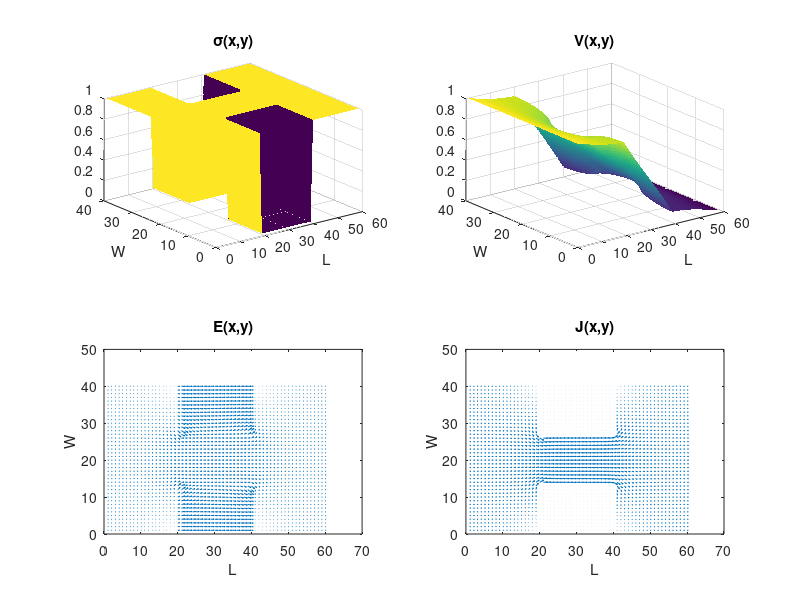

Source code (MATLAB):
close all;
clear;

w=2;
l=3;
dx=0.05;
dy=0.05;
ny=w/dx;
nx=l/dy;

V0=1;
cMap=ones(nx,ny);
% Change the conductance for the middle third on each side  
cMap(nx/3:2*nx/3  , 1:ny/3)=1e-2; 
cMap(nx/3:2*nx/3 , 2*ny/3:ny)=1e-2;

% G-matrix, relates the value of a node to all other nodes
G=sparse(nx*ny,nx*ny);
% F-vector, the boundary conditons
F = sparse(nx*ny,1);

% Populate G matrix
% Code from https://github.com/L28E/4700Code/blob/master/CondCode/GetCurrents.m
for i = 1:nx
    for j = 1:ny
        n = j + (i - 1) * ny;

        if i == 1
            G(n, :) = 0;
            G(n, n) = 1;
            F(n)=V0;
        elseif i == nx
            G(n, :) = 0;
            G(n, n) = 1;
        elseif j == 1
            nxm = j + (i - 2) * ny;
            nxp = j + (i) * ny;
            nyp = j + 1 + (i - 1) * ny;

            rxm = (cMap(i, j) + cMap(i - 1, j)) / 2.0;
            rxp = (cMap(i, j) + cMap(i + 1, j)) / 2.0;
            ryp = (cMap(i, j) + cMap(i, j + 1)) / 2.0;

            G(n, n) = -(rxm+rxp+ryp);
            G(n, nxm) = rxm;
            G(n, nxp) = rxp;
            G(n, nyp) = ryp;

        elseif j ==  ny
            nxm = j + (i - 2) * ny;
            nxp = j + (i) * ny;
            nym = j - 1 + (i - 1) * ny;

            rxm = (cMap(i, j) + cMap(i - 1, j)) / 2.0;
            rxp = (cMap(i, j) + cMap(i + 1, j)) / 2.0;
            rym = (cMap(i, j) + cMap(i, j - 1)) / 2.0;

            G(n, n) = -(rxm + rxp + rym);
            G(n, nxm) = rxm;
            G(n, nxp) = rxp;
            G(n, nym) = rym;
        else
            nxm = j + (i-2)*ny;
            nxp = j + (i)*ny;
            nym = j-1 + (i-1)*ny;
            nyp = j+1 + (i-1)*ny;

            rxm = (cMap(i,j) + cMap(i-1,j))/2.0;
            rxp = (cMap(i,j) + cMap(i+1,j))/2.0;
            rym = (cMap(i,j) + cMap(i,j-1))/2.0;
            ryp = (cMap(i,j) + cMap(i,j+1))/2.0;

            G(n,n) = -(rxm+rxp+rym+ryp);
            G(n,nxm) = rxm;
            G(n,nxp) = rxp;
            G(n,nym) = rym;
            G(n,nyp) = ryp;
        end

    end
end

% Solve for voltage
V = G\F;
v_surf=zeros(nx,ny);
for x=1:nx
    for y=1:ny
      n = y + (x - 1) * ny;
      v_surf(x,y)=V(n);
    end      
end 

% conductivity Plot 
figure();
subplot(2,2,1);
surf(cMap','EdgeColor','none');
title('σ(x,y)');
ylabel('W');
xlabel('L');

% Voltage Plot 
subplot(2,2,2);
surf(v_surf','EdgeColor','none');
title('V(x,y)');
ylabel('W');
xlabel('L');

% E field Plot 
[Ex,Ey]=gradient(-v_surf');
subplot(2,2,3);
quiver(Ex,Ey);
title('E(x,y)' );
ylabel('W');
xlabel('L');

% Current Density plot 
subplot(2,2,4);
Jx=cMap'.*Ex;
Jy=cMap'.*Ey;
quiver(Jx,Jy);
title('J(x,y)' );
ylabel('W');
xlabel('L');

% Calculate Current
eFlowx = cMap' .* Ex;
eFlowy = cMap' .* Ey;

C0 = sum(eFlowx(:,1))
Cnx = sum(eFlowx(:,nx))
Curr = (C0 + Cnx) * 0.5